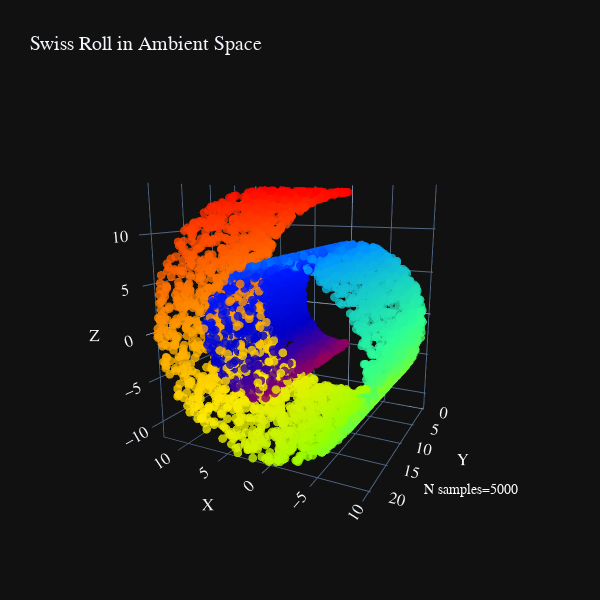

The notebook cell this image was saved under:
### Code cell
swiss_5k = SwissRoll.generate(n_samples=n_samples, noise=0.0)
swiss_5k.plot(width=600, height=600)

### Figure 1 — Plotly figure (JSON) as saved in the notebook; plotly's stock layout.template omitted (floating-point values rounded to 4 significant figures; data arrays with more than 128 entries replaced by an {"elided": "..."} marker saying what was removed)
{"data": [{"marker": {"color": {"elided": "5000 float values"}, "colorscale": [[0, "rgb(150,0,90)"], [0.125, "rgb(0,0,200)"], [0.25, "rgb(0,25,255)"], [0.375, "rgb(0,152,255)"], [0.5, "rgb(44,255,150)"], [0.625, "rgb(151,255,0)"], [0.75, "rgb(255,234,0)"], [0.875, "rgb(255,111,0)"], [1, "rgb(255,0,0)"]], "opacity": 0.8, "size": 3}, "mode": "markers", "scene": "scene", "type": "scatter3d", "x": {"elided": "5000 float values"}, "y": {"elided": "5000 float values"}, "z": {"elided": "5000 float values"}}], "layout": {"annotations": [{"font": {"color": "white"}, "showarrow": false, "text": "N samples=5000", "x": 1, "xref": "paper", "y": 0.05, "yref": "paper"}], "font": {"family": "Courier New, monospace", "size": 14}, "height": 600, "scene": {"camera": {"eye": {"x": -1, "y": 2, "z": 0.5}}, "domain": {"x": [0, 1], "y": [0, 1]}, "xaxis": {"title": {"text": "X"}}, "yaxis": {"title": {"text": "Y"}}, "zaxis": {"title": {"text": "Z"}}}, "title": {"text": "Swiss Roll in Ambient Space"}, "width": 600, "xaxis": {"tickfont": {"size": 10}, "title": {"font": {"size": 12}, "text": "x"}}, "yaxis": {"tickfont": {"size": 10}, "title": {"font": {"size": 12}, "text": "y"}}}}
